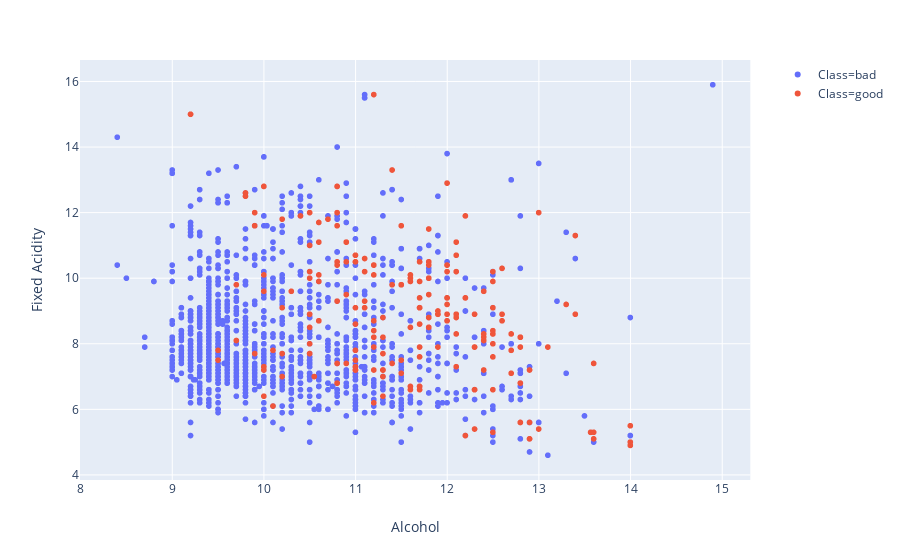

Write notebook code for a chart like this one.
### Code cell
# Red_wine: 2D - 2 features
px.scatter(df_red, x='alcohol', y='fixed acidity', color='class', 
           labels={'alcohol':'Alcohol', 'fixed acidity':'Fixed Acidity', 'class': 'Class'})

### Figure 1 — Plotly figure (JSON) as saved in the notebook; plotly's stock layout.template omitted (floating-point values rounded to 4 significant figures; data arrays with more than 128 entries replaced by an {"elided": "..."} marker saying what was removed)
{"data": [{"hoverlabel": {"namelength": 0}, "hovertemplate": "Class=bad<br>Alcohol=%{x}<br>Fixed Acidity=%{y}", "legendgroup": "Class=bad", "marker": {"color": "#636efa", "symbol": "circle"}, "mode": "markers", "name": "Class=bad", "showlegend": true, "type": "scattergl", "x": {"elided": "1382 float values"}, "xaxis": "x", "y": {"elided": "1382 float values"}, "yaxis": "y"}, {"hoverlabel": {"namelength": 0}, "hovertemplate": "Class=good<br>Alcohol=%{x}<br>Fixed Acidity=%{y}", "legendgroup": "Class=good", "marker": {"color": "#EF553B", "symbol": "circle"}, "mode": "markers", "name": "Class=good", "showlegend": true, "type": "scattergl", "x": {"elided": "217 float values"}, "xaxis": "x", "y": {"elided": "217 float values"}, "yaxis": "y"}], "layout": {"autosize": true, "legend": {"tracegroupgap": 0}, "margin": {"t": 60}, "xaxis": {"anchor": "y", "autorange": true, "domain": [0, 0.98], "range": [8.01, 15.29], "title": {"text": "Alcohol"}, "type": "linear"}, "yaxis": {"anchor": "x", "autorange": true, "domain": [0, 1], "range": [3.856, 16.64], "title": {"text": "Fixed Acidity"}, "type": "linear"}}}
